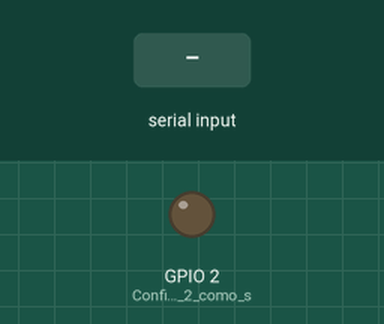
Bench run of a sketch on a simulated ESP32. On the bench: output pins drawn as LEDs (lit = HIGH). Inputs (shaded band) come from the test bench. What the sketch prints to the serial monitor is not drawn.

Above: at 1.2 s.
1.3 s: "1" received over Serial
At 1.7 s:
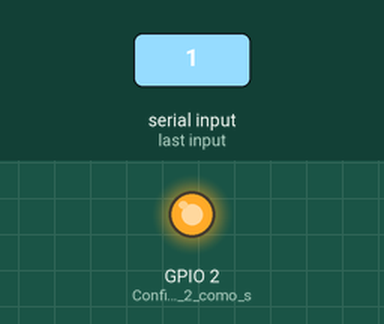
Timing chart, 0 to 4.3 s (numbered marks = the images above; inputs shaded):
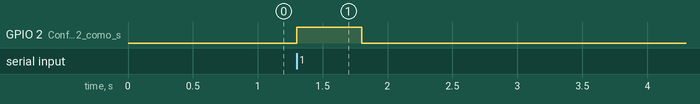

The sketch:

comserial.ino
```cpp
void setup() {

  Serial.begin(115200); // Inicializa a porta serial

  pinMode(2, OUTPUT); // Configura o pino 2 como saída (LED acoplado no ESP32)

}

void loop() {

  char mensagem[10]; // Cria um array de caracteres para armazenar a mensagem recebida

  int i = 0; // Inicializa um índice para o array

  // Verifica se há dados disponíveis na porta serial

  if (Serial.available()) {

    // Lê o próximo byte recebido na porta serial

    char c = Serial.read();

    // Armazena o byte lido no array de mensagem

    mensagem[i] = c;

    // Incrementa o índice do array

    i++;

    // Acende o LED conectado ao pino 2

    digitalWrite(2, HIGH);

    delay(500); // Espera 500 milissegundos

    // Apaga o LED conectado ao pino 2

    digitalWrite(2, LOW);

    delay(500); // Espera 500 milissegundos

  }

  // Adiciona o caractere nulo ao final do array para marcar o fim da string

  mensagem[i] = '\0';

  // Envia a mensagem de volta pela porta serial

  Serial.write(mensagem);
}
```

Measured:
- after the input at 1.3 s, GPIO 2 (Configura_o_pino_2_como_s): LOW → HIGH at once, → LOW 0.50 s later
